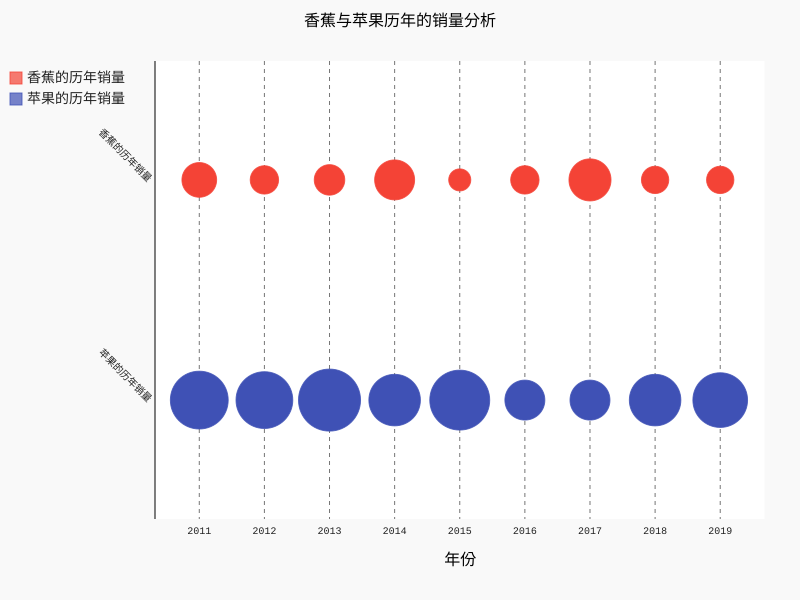

This chart was generated by the following Python code:
import pygal
import random

year_data = [str(i) for i in range(2011, 2020)]
banana_data = [random.randint(20, 40) * 1000 for i in range(1, 10)]
apple_data = [random.randint(35, 60) * 1000 for i in range(1, 10)]
# 创建图（pygal.Dot代表点图）
graph = pygal.Dot()
graph.title = '香蕉与苹果历年的销量分析'

# 添加数据
graph.add('香蕉的历年销量', banana_data)
graph.add('苹果的历年销量', apple_data)

# 设置X的坐标数据
graph.x_labels = year_data
graph.x_title = '年份'
#graph.y_title = '销量（吨）'

# 设置x轴的标签旋转多少度
graph.y_label_rotation = 45
# 设置将图例放在下面
#graph.legend_at_bottom = True
# 设置四周的页边距，也可使用margin_bottom、margin_top、margin_left、margin_right分别设置
graph.margin = 35
# 显示y轴的网格线
graph.show_y_guides = False
# 显示x轴的网格线
graph.show_x_guides = True

# 输出到图片
graph.render_to_file("Chapter_9/9-4/9-4_4.svg")
